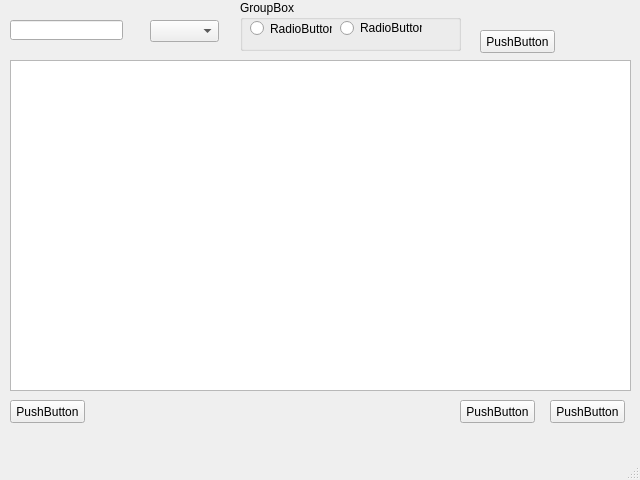
<?xml version="1.0" encoding="UTF-8"?>
<ui version="4.0">
 <class>MainWindow</class>
 <widget class="QMainWindow" name="MainWindow">
  <property name="geometry">
   <rect>
    <x>0</x>
    <y>0</y>
    <width>640</width>
    <height>480</height>
   </rect>
  </property>
  <property name="windowTitle">
   <string>MainWindow</string>
  </property>
  <widget class="QWidget" name="centralwidget">
   <widget class="QTableView" name="tableView">
    <property name="geometry">
     <rect>
      <x>10</x>
      <y>60</y>
      <width>621</width>
      <height>331</height>
     </rect>
    </property>
   </widget>
   <widget class="QLineEdit" name="lineEdit">
    <property name="geometry">
     <rect>
      <x>10</x>
      <y>20</y>
      <width>113</width>
      <height>20</height>
     </rect>
    </property>
   </widget>
   <widget class="QComboBox" name="comboBox">
    <property name="geometry">
     <rect>
      <x>150</x>
      <y>20</y>
      <width>69</width>
      <height>22</height>
     </rect>
    </property>
   </widget>
   <widget class="QGroupBox" name="groupBox">
    <property name="geometry">
     <rect>
      <x>240</x>
      <y>0</y>
      <width>221</width>
      <height>51</height>
     </rect>
    </property>
    <property name="title">
     <string>GroupBox</string>
    </property>
    <widget class="QRadioButton" name="radioButton">
     <property name="geometry">
      <rect>
       <x>10</x>
       <y>20</y>
       <width>82</width>
       <height>17</height>
      </rect>
     </property>
     <property name="text">
      <string>RadioButton</string>
     </property>
    </widget>
    <widget class="QRadioButton" name="radioButton_2">
     <property name="geometry">
      <rect>
       <x>100</x>
       <y>20</y>
       <width>82</width>
       <height>16</height>
      </rect>
     </property>
     <property name="text">
      <string>RadioButton</string>
     </property>
    </widget>
   </widget>
   <widget class="QPushButton" name="pushButton">
    <property name="geometry">
     <rect>
      <x>480</x>
      <y>30</y>
      <width>75</width>
      <height>23</height>
     </rect>
    </property>
    <property name="text">
     <string>PushButton</string>
    </property>
   </widget>
   <widget class="QPushButton" name="pushButton_2">
    <property name="geometry">
     <rect>
      <x>10</x>
      <y>400</y>
      <width>75</width>
      <height>23</height>
     </rect>
    </property>
    <property name="text">
     <string>PushButton</string>
    </property>
   </widget>
   <widget class="QPushButton" name="pushButton_3">
    <property name="geometry">
     <rect>
      <x>550</x>
      <y>400</y>
      <width>75</width>
      <height>23</height>
     </rect>
    </property>
    <property name="text">
     <string>PushButton</string>
    </property>
   </widget>
   <widget class="QPushButton" name="pushButton_4">
    <property name="geometry">
     <rect>
      <x>460</x>
      <y>400</y>
      <width>75</width>
      <height>23</height>
     </rect>
    </property>
    <property name="text">
     <string>PushButton</string>
    </property>
   </widget>
  </widget>
  <widget class="QMenuBar" name="menubar">
   <property name="geometry">
    <rect>
     <x>0</x>
     <y>0</y>
     <width>640</width>
     <height>21</height>
    </rect>
   </property>
  </widget>
  <widget class="QStatusBar" name="statusbar"/>
 </widget>
 <resources/>
 <connections/>
</ui>
